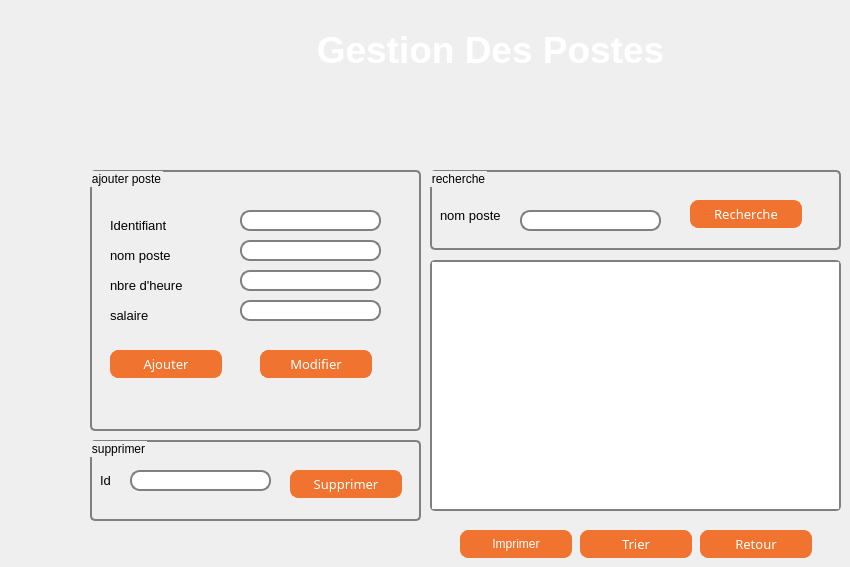
   <widget class="QWidget" name="tab_2">
    <attribute name="title">
     <string>Gestion Métiée</string>
    </attribute>
    <widget class="QTableView" name="tabposte">
     <property name="geometry">
      <rect>
       <x>430</x>
       <y>260</y>
       <width>411</width>
       <height>251</height>
      </rect>
     </property>
     <property name="styleSheet">
      <string notr="true">
QTableView {
     
        font: 1em;
 
       border: 2px solid gray;
       border-radius: 5px;
}</string>
     </property>
    </widget>
    <widget class="QPushButton" name="trie_poste">
     <property name="geometry">
      <rect>
       <x>580</x>
       <y>530</y>
       <width>112</width>
       <height>28</height>
      </rect>
     </property>
     <property name="font">
      <font>
       <family>Tw Cen MT Condensed Extra Bold</family>
       <pointsize>10</pointsize>
       <weight>50</weight>
       <italic>false</italic>
       <bold>false</bold>
      </font>
     </property>
     <property name="styleSheet">
      <string notr="true">QPushButton {
	font: 10pt &quot;Tw Cen MT Condensed Extra Bold&quot;;

color: white;
background-color: #f0742f; 
border-width: 1px;
border-color: #f0742f;
border-style: solid;
border-radius: 8;
padding: 3px;
padding-left: 5px;
padding-right: 5px;
min-width: 100px;
max-width: 100px;
min-height: 20px;
max-height: 20px;
}

QPushButton:hover
{
color :black;
}</string>
     </property>
     <property name="text">
      <string>Trier</string>
     </property>
    </widget>
    <widget class="QGroupBox" name="groupBox_2">
     <property name="geometry">
      <rect>
       <x>90</x>
       <y>170</y>
       <width>331</width>
       <height>261</height>
      </rect>
     </property>
     <property name="styleSheet">
      <string notr="true"> QGroupBox {
  
     border: 2px solid gray;
     border-radius: 5px;
     margin-top: 1ex; /* leave space at the top for the title */
 }</string>
     </property>
     <property name="title">
      <string>ajouter poste</string>
     </property>
     <widget class="QLineEdit" name="lineEdit_id_p">
      <property name="geometry">
       <rect>
        <x>150</x>
        <y>40</y>
        <width>141</width>
        <height>21</height>
       </rect>
      </property>
      <property name="styleSheet">
       <string notr="true"> QLineEdit {
     border: 2px solid gray;
     border-radius: 10px;
     padding: 0 8px;
 
 }</string>
      </property>
      <property name="text">
       <string/>
      </property>
     </widget>
     <widget class="QLineEdit" name="lineEdit_nom_p">
      <property name="geometry">
       <rect>
        <x>150</x>
        <y>70</y>
        <width>141</width>
        <height>21</height>
       </rect>
      </property>
      <property name="styleSheet">
       <string notr="true"> QLineEdit {
     border: 2px solid gray;
     border-radius: 10px;
     padding: 0 8px;
 
 }</string>
      </property>
     </widget>
     <widget class="QLineEdit" name="lineEdit_salaire">
      <property name="geometry">
       <rect>
        <x>150</x>
        <y>130</y>
        <width>141</width>
        <height>21</height>
       </rect>
      </property>
      <property name="styleSheet">
       <string notr="true"> QLineEdit {
     border: 2px solid gray;
     border-radius: 10px;
     padding: 0 8px;
 
 }</string>
      </property>
     </widget>
     <widget class="QPushButton" name="pb_ajouter_p">
      <property name="geometry">
       <rect>
        <x>20</x>
        <y>180</y>
        <width>112</width>
        <height>28</height>
       </rect>
      </property>
      <property name="font">
       <font>
        <family>Tw Cen MT Condensed Extra Bold</family>
        <pointsize>10</pointsize>
        <weight>50</weight>
        <italic>false</italic>
        <bold>false</bold>
       </font>
      </property>
      <property name="styleSheet">
       <string notr="true">QPushButton {
	font: 10pt &quot;Tw Cen MT Condensed Extra Bold&quot;;

color: white;
background-color: #f0742f; 
border-width: 1px;
border-color: #f0742f;
border-style: solid;
border-radius: 8;
padding: 3px;
padding-left: 5px;
padding-right: 5px;
min-width: 100px;
max-width: 100px;
min-height: 20px;
max-height: 20px;
}

QPushButton:hover
{
color :black;
}</string>
      </property>
      <property name="text">
       <string>Ajouter</string>
      </property>
     </widget>
     <widget class="QPushButton" name="pb_modifier_p">
      <property name="geometry">
       <rect>
        <x>170</x>
        <y>180</y>
        <width>112</width>
        <height>28</height>
       </rect>
      </property>
      <property name="font">
       <font>
        <family>Tw Cen MT Condensed Extra Bold</family>
        <pointsize>10</pointsize>
        <weight>50</weight>
        <italic>false</italic>
        <bold>false</bold>
       </font>
      </property>
      <property name="styleSheet">
       <string notr="true">QPushButton {
	font: 10pt &quot;Tw Cen MT Condensed Extra Bold&quot;;

color: white;
background-color: #f0742f; 
border-width: 1px;
border-color: #f0742f;
border-style: solid;
border-radius: 8;
padding: 3px;
padding-left: 5px;
padding-right: 5px;
min-width: 100px;
max-width: 100px;
min-height: 20px;
max-height: 20px;
}

QPushButton:hover
{
color :black;
}</string>
      </property>
      <property name="text">
       <string>Modifier</string>
      </property>
     </widget>
     <widget class="QLabel" name="label_20">
      <property name="geometry">
       <rect>
        <x>20</x>
        <y>40</y>
        <width>111</width>
        <height>31</height>
       </rect>
      </property>
      <property name="text">
       <string>&lt;html&gt;&lt;head/&gt;&lt;body&gt;&lt;p&gt;&lt;span style=&quot; font-size:10pt;&quot;&gt;Identifiant&lt;/span&gt;&lt;/p&gt;&lt;/body&gt;&lt;/html&gt;</string>
      </property>
     </widget>
     <widget class="QLabel" name="label_22">
      <property name="geometry">
       <rect>
        <x>20</x>
        <y>100</y>
        <width>111</width>
        <height>31</height>
       </rect>
      </property>
      <property name="text">
       <string>&lt;html&gt;&lt;head/&gt;&lt;body&gt;&lt;p&gt;&lt;span style=&quot; font-size:10pt;&quot;&gt;nbre d'heure&lt;/span&gt;&lt;/p&gt;&lt;/body&gt;&lt;/html&gt;</string>
      </property>
     </widget>
     <widget class="QLabel" name="label_23">
      <property name="geometry">
       <rect>
        <x>20</x>
        <y>130</y>
        <width>111</width>
        <height>31</height>
       </rect>
      </property>
      <property name="text">
       <string>&lt;html&gt;&lt;head/&gt;&lt;body&gt;&lt;p&gt;&lt;span style=&quot; font-size:10pt;&quot;&gt;salaire&lt;/span&gt;&lt;/p&gt;&lt;/body&gt;&lt;/html&gt;</string>
      </property>
     </widget>
     <widget class="QLabel" name="label_21">
      <property name="geometry">
       <rect>
        <x>20</x>
        <y>70</y>
        <width>111</width>
        <height>31</height>
       </rect>
      </property>
      <property name="text">
       <string>&lt;html&gt;&lt;head/&gt;&lt;body&gt;&lt;p&gt;&lt;span style=&quot; font-size:10pt;&quot;&gt;nom poste&lt;/span&gt;&lt;/p&gt;&lt;/body&gt;&lt;/html&gt;</string>
      </property>
     </widget>
     <widget class="QLineEdit" name="lineEdit_nb">
      <property name="geometry">
       <rect>
        <x>150</x>
        <y>100</y>
        <width>141</width>
        <height>21</height>
       </rect>
      </property>
      <property name="styleSheet">
       <string notr="true"> QLineEdit {
     border: 2px solid gray;
     border-radius: 10px;
     padding: 0 8px;
 
 }</string>
      </property>
     </widget>
    </widget>
    <widget class="QLabel" name="label_14">
     <property name="geometry">
      <rect>
       <x>260</x>
       <y>20</y>
       <width>461</width>
       <height>61</height>
      </rect>
     </property>
     <property name="text">
      <string>&lt;html&gt;&lt;head/&gt;&lt;body&gt;&lt;p align=&quot;center&quot;&gt;&lt;span style=&quot; font-size:28pt; font-weight:600; color:#ffffff;&quot;&gt;Gestion Des Postes&lt;/span&gt;&lt;/p&gt;&lt;/body&gt;&lt;/html&gt;</string>
     </property>
    </widget>
    <widget class="QGroupBox" name="groupBox_5">
     <property name="geometry">
      <rect>
       <x>90</x>
       <y>440</y>
       <width>331</width>
       <height>81</height>
      </rect>
     </property>
     <property name="styleSheet">
      <string notr="true"> QGroupBox {
  
     border: 2px solid gray;
     border-radius: 5px;
     margin-top: 1ex; /* leave space at the top for the title */
 }</string>
     </property>
     <property name="title">
      <string>supprimer</string>
     </property>
     <widget class="QLineEdit" name="lineEdit_id_p_2">
      <property name="geometry">
       <rect>
        <x>40</x>
        <y>30</y>
        <width>141</width>
        <height>21</height>
       </rect>
      </property>
      <property name="styleSheet">
       <string notr="true"> QLineEdit {
     border: 2px solid gray;
     border-radius: 10px;
     padding: 0 8px;
 
 }</string>
      </property>
     </widget>
     <widget class="QLabel" name="label_19">
      <property name="geometry">
       <rect>
        <x>10</x>
        <y>30</y>
        <width>31</width>
        <height>21</height>
       </rect>
      </property>
      <property name="text">
       <string>&lt;html&gt;&lt;head/&gt;&lt;body&gt;&lt;p&gt;&lt;span style=&quot; font-size:10pt;&quot;&gt;Id&lt;/span&gt;&lt;/p&gt;&lt;/body&gt;&lt;/html&gt;</string>
      </property>
     </widget>
     <widget class="QPushButton" name="pb_supprimer_p">
      <property name="geometry">
       <rect>
        <x>200</x>
        <y>30</y>
        <width>112</width>
        <height>28</height>
       </rect>
      </property>
      <property name="font">
       <font>
        <family>Tw Cen MT Condensed Extra Bold</family>
        <pointsize>10</pointsize>
        <weight>50</weight>
        <italic>false</italic>
        <bold>false</bold>
       </font>
      </property>
      <property name="styleSheet">
       <string notr="true">QPushButton {
	font: 10pt &quot;Tw Cen MT Condensed Extra Bold&quot;;

color: white;
background-color: #f0742f; 
border-width: 1px;
border-color: #f0742f;
border-style: solid;
border-radius: 8;
padding: 3px;
padding-left: 5px;
padding-right: 5px;
min-width: 100px;
max-width: 100px;
min-height: 20px;
max-height: 20px;
}

QPushButton:hover
{
color :black;
}</string>
      </property>
      <property name="text">
       <string>Supprimer</string>
      </property>
     </widget>
    </widget>
    <widget class="QGroupBox" name="groupBox_6">
     <property name="geometry">
      <rect>
       <x>430</x>
       <y>170</y>
       <width>411</width>
       <height>80</height>
      </rect>
     </property>
     <property name="styleSheet">
      <string notr="true"> QGroupBox {
  
     border: 2px solid gray;
     border-radius: 5px;
     margin-top: 1ex; /* leave space at the top for the title */
 }</string>
     </property>
     <property name="title">
      <string>recherche</string>
     </property>
     <widget class="QPushButton" name="pb_recherche_p">
      <property name="geometry">
       <rect>
        <x>260</x>
        <y>30</y>
        <width>112</width>
        <height>28</height>
       </rect>
      </property>
      <property name="font">
       <font>
        <family>Tw Cen MT Condensed Extra Bold</family>
        <pointsize>10</pointsize>
        <weight>50</weight>
        <italic>false</italic>
        <bold>false</bold>
       </font>
      </property>
      <property name="styleSheet">
       <string notr="true">QPushButton {
	font: 10pt &quot;Tw Cen MT Condensed Extra Bold&quot;;

color: white;
background-color: #f0742f; 
border-width: 1px;
border-color: #f0742f;
border-style: solid;
border-radius: 8;
padding: 3px;
padding-left: 5px;
padding-right: 5px;
min-width: 100px;
max-width: 100px;
min-height: 20px;
max-height: 20px;
}

QPushButton:hover
{
color :black;
}</string>
      </property>
      <property name="text">
       <string>Recherche</string>
      </property>
     </widget>
     <widget class="QLineEdit" name="lineEdit_nom_p_2">
      <property name="geometry">
       <rect>
        <x>90</x>
        <y>40</y>
        <width>141</width>
        <height>21</height>
       </rect>
      </property>
      <property name="styleSheet">
       <string notr="true"> QLineEdit {
     border: 2px solid gray;
     border-radius: 10px;
     padding: 0 8px;
 
 }</string>
      </property>
     </widget>
     <widget class="QLabel" name="label_24">
      <property name="geometry">
       <rect>
        <x>10</x>
        <y>30</y>
        <width>111</width>
        <height>31</height>
       </rect>
      </property>
      <property name="text">
       <string>&lt;html&gt;&lt;head/&gt;&lt;body&gt;&lt;p&gt;&lt;span style=&quot; font-size:10pt;&quot;&gt;nom poste&lt;/span&gt;&lt;/p&gt;&lt;/body&gt;&lt;/html&gt;</string>
      </property>
     </widget>
    </widget>
    <widget class="QPushButton" name="retour2">
     <property name="geometry">
      <rect>
       <x>700</x>
       <y>530</y>
       <width>112</width>
       <height>28</height>
      </rect>
     </property>
     <property name="font">
      <font>
       <family>Tw Cen MT Condensed Extra Bold</family>
       <pointsize>10</pointsize>
       <weight>50</weight>
       <italic>false</italic>
       <bold>false</bold>
      </font>
     </property>
     <property name="styleSheet">
      <string notr="true">QPushButton {
	font: 10pt &quot;Tw Cen MT Condensed Extra Bold&quot;;

color: white;
background-color: #f0742f; 
border-width: 1px;
border-color: #f0742f;
border-style: solid;
border-radius: 8;
padding: 3px;
padding-left: 5px;
padding-right: 5px;
min-width: 100px;
max-width: 100px;
min-height: 20px;
max-height: 20px;
}

QPushButton:hover
{
color :black;
}</string>
     </property>
     <property name="text">
      <string>Retour</string>
     </property>
    </widget>
    <widget class="QPushButton" name="imprimerRButton_2">
     <property name="geometry">
      <rect>
       <x>460</x>
       <y>530</y>
       <width>112</width>
       <height>28</height>
      </rect>
     </property>
     <property name="styleSheet">
      <string notr="true">QPushButton {
	font: 10pt &quot;Tw Cen MT Condensed Extra Bold&quot;;

color: white;
background-color: #f0742f; 
border-width: 1px;
border-color: #f0742f;
border-style: solid;
border-radius: 8;
padding: 3px;
padding-left: 5px;
padding-right: 5px;
min-width: 100px;
max-width: 100px;
min-height: 20px;
max-height: 20px;
}

QPushButton:hover
{
color :black;
}</string>
     </property>
     <property name="text">
      <string>Imprimer</string>
     </property>
    </widget>
    <zorder>groupBox_2</zorder>
    <zorder>tabposte</zorder>
    <zorder>trie_poste</zorder>
    <zorder>label_14</zorder>
    <zorder>groupBox_5</zorder>
    <zorder>groupBox_6</zorder>
    <zorder>retour2</zorder>
    <zorder>imprimerRButton_2</zorder>
   </widget>
